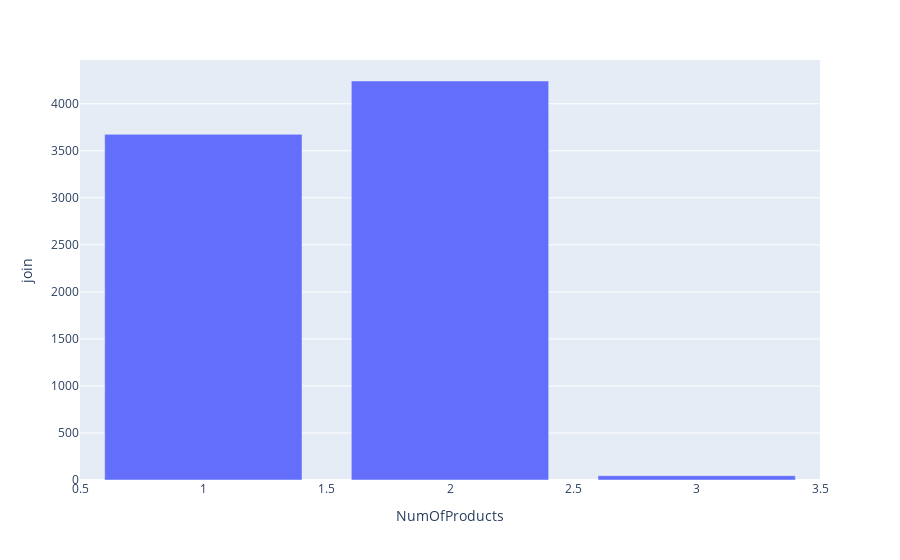

This figure's notebook cell:
### Markdown cell above
28.ใช้ plotly สร้าง barplot ของ % ของลูกค้าที่ churn ในแต่ละค่าของ NumOfProduct ใส่ชื่อแกนและชื่อกราฟให้เหมาะสม (อธิบายว่า Data Insight ที่ได้จากกราฟนี้สมเหตุสมผลหรือไม่อย่างไร)

### Code cell
df4 = df[df['Exited'] != 1]
df5 = df4.groupby('NumOfProducts').count().reset_index()
df5 = df5.rename(columns={"Exited": "join"})
fig = px.bar(df5,
             x='NumOfProducts',
             y='join'
            )
fig.show()
# ไม่สมเหตุสมผลเพราะว่า คนที่อยุ่นั้น ส่วนใหญ่จะมี NumOfProducts แค่ 2 ทั้งที่มันมีให้ใช้ถึง 4 นั้นหมายความว่าเขาไม่ได้ใช้ทุก Products ของเรา
# อาจเป็นเพราะ Products มีลักษณะที่คล้ายกันหรือป่าว

### Figure 1 — Plotly figure (JSON) as saved in the notebook; plotly's stock layout.template omitted (floating-point values rounded to 4 significant figures)
{"data": [{"alignmentgroup": "True", "hovertemplate": "NumOfProducts=%{x}<br>join=%{y}<extra></extra>", "legendgroup": "", "marker": {"color": "#636efa"}, "name": "", "offsetgroup": "", "orientation": "v", "showlegend": false, "textposition": "auto", "type": "bar", "x": [1, 2, 3], "xaxis": "x", "y": [3675, 4242, 46], "yaxis": "y"}], "layout": {"barmode": "relative", "legend": {"tracegroupgap": 0}, "margin": {"t": 60}, "xaxis": {"anchor": "y", "domain": [0, 1], "title": {"text": "NumOfProducts"}}, "yaxis": {"anchor": "x", "domain": [0, 1], "title": {"text": "join"}}}}
